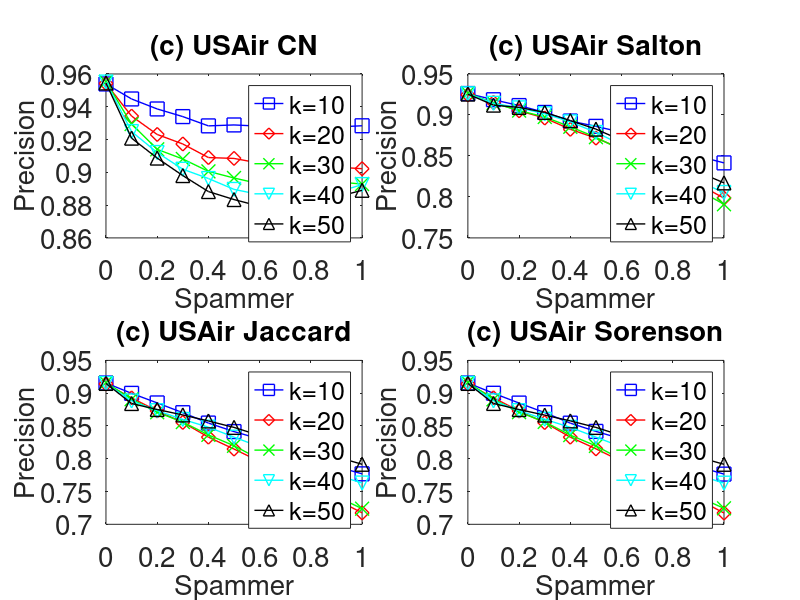

Recreate this plot in MATLAB.
subplot(2,2,1);
x=0:0.1:1;
y=[0.9539171	0.9447619	0.9386659	0.9340004	0.9283428	0.928911	0.9281673	0.925831	0.9283419	0.9276677	0.9284143];
plot(x,y,'-bs','LineWidth',1,'MarkerSize',10);
hold on;

y=[0.9542003	0.9343057	0.9230973	0.9172951	0.9090192	0.9084807	0.9055924	0.9040521	0.9041225	0.9031717	0.9022237];
plot(x,y,'-rd','LineWidth',1,'MarkerSize',10);
hold on;

y=[0.9552223	0.929457	0.9140254	0.9081431	0.900589	0.896532	0.8929887	0.8937429	0.8891806	0.8942136	0.8928359];
plot(x,y,'-gx','LineWidth',1,'MarkerSize',10);
hold on;

y=[0.9550656	0.9248737	0.912088	0.9018978	0.8962265	0.8895934	0.8864176	0.8839665	0.8856564	0.8877246	0.8925317];
plot(x,y,'-cv','LineWidth',1,'MarkerSize',10);
hold on;

y=[0.9545123	0.9208506	0.9086951	0.8980152	0.8882669	0.8833936	0.8793139	0.8790477	0.8827445	0.8849551	0.8890319];
plot(x,y,'-k^','LineWidth',1,'MarkerSize',10);


set(gca,'FontSize',20);
xlabel('Spammer','fontsize',20);
ylabel('Precision','fontsize',20);
title('(c) USAir CN','fontsize',20);

legend('k=10','k=20','k=30','k=40','k=50');
hold on;



subplot(2,2,2);
x=0:0.1:1;
y=[0.9261706	0.918607	0.9114683	0.9030863	0.8925941	0.8861067	0.8788868	0.8669774	0.8594745	0.8496726	0.841528
];
plot(x,y,'-bs','LineWidth',1,'MarkerSize',10);
hold on;

y=[0.9246383	0.9152298	0.9051186	0.8962703	0.8825009	0.8717691	0.8588241	0.8445457	0.8303575	0.8154721	0.7985292];
plot(x,y,'-rd','LineWidth',1,'MarkerSize',10);
hold on;

y=[0.926537	0.9145279	0.9053457	0.8975539	0.885521	0.8727984	0.8572754	0.8416437	0.821398	0.8084129	0.7909808];
plot(x,y,'-gx','LineWidth',1,'MarkerSize',10);
hold on;

y=[0.9258159	0.9142387	0.9086615	0.9014498	0.8915968	0.8786461	0.8638186	0.8476052	0.8334663	0.8187978	0.8054359];
plot(x,y,'-cv','LineWidth',1,'MarkerSize',10);
hold on;

y=[0.925493	0.9119923	0.909235	0.9031694	0.8931568	0.8827264	0.8690317	0.8560664	0.8446557	0.8304003	0.8171227];
plot(x,y,'-k^','LineWidth',1,'MarkerSize',10);


set(gca,'FontSize',20);
xlabel('Spammer','fontsize',20);
ylabel('Precision','fontsize',20);
title('(c) USAir Salton','fontsize',20);

legend('k=10','k=20','k=30','k=40','k=50');
hold on;


subplot(2,2,3);
x=0:0.1:1;
y=[0.9155105	0.8997476	0.8851423	0.8702346	0.854426	0.841414	0.8302039	0.814083	0.8024602	0.7879854	0.776999
];
plot(x,y,'-bs','LineWidth',1,'MarkerSize',10);
hold on;

y=[0.9141578	0.8927662	0.8729917	0.8554096	0.8329649	0.8147733	0.7958415	0.7765737	0.7568627	0.7376123	0.7174829];
plot(x,y,'-rd','LineWidth',1,'MarkerSize',10);
hold on;

y=[0.9160259	0.8908361	0.8708428	0.8559243	0.8363556	0.8198239	0.7992776	0.7796599	0.7576941	0.7424102	0.7238894];
plot(x,y,'-gx','LineWidth',1,'MarkerSize',10);
hold on;

y=[0.9146838	0.8880575	0.8733131	0.8599444	0.8481913	0.8329288	0.8183474	0.8017069	0.7885933	0.7752166	0.7629749];
plot(x,y,'-cv','LineWidth',1,'MarkerSize',10);
hold on;

y=[0.9149078	0.8842425	0.875107	0.8667733	0.857622	0.8477971	0.8354563	0.8234841	0.813891	0.8028311	0.7915614];
plot(x,y,'-k^','LineWidth',1,'MarkerSize',10);


set(gca,'FontSize',20);
xlabel('Spammer','fontsize',20);
ylabel('Precision','fontsize',20);
title('(c) USAir Jaccard','fontsize',20);

legend('k=10','k=20','k=30','k=40','k=50');
hold on;



subplot(2,2,4);
x=0:0.1:1;
y=[0.9155058	0.8998926	0.8849162	0.8703431	0.8542906	0.8417056	0.8303438	0.8141967	0.802324	0.7878585	0.7765695
];
plot(x,y,'-bs','LineWidth',1,'MarkerSize',10);
hold on;

y=[0.9140217	0.8928463	0.8728429	0.8552182	0.8328954	0.8151436	0.7960041	0.7766682	0.7571428	0.7378684	0.7172252
];
plot(x,y,'-rd','LineWidth',1,'MarkerSize',10);
hold on;

y=[0.9163349	0.8906482	0.8709553	0.8562141	0.8360744	0.8195778	0.7989007	0.7793402	0.7574743	0.7418537	0.7243318
];
plot(x,y,'-gx','LineWidth',1,'MarkerSize',10);
hold on;

y=[0.9147756	0.8882553	0.873347	0.8601422	0.8479021	0.8329836	0.8180759	0.8019973	0.7887986	0.7750595	0.7627935
];
plot(x,y,'-cv','LineWidth',1,'MarkerSize',10);
hold on;

y=[0.914903	0.8843247	0.875021	0.8665527	0.857722	0.8477891	0.8353538	0.8235367	0.8139266	0.8024241	0.7915304
];
plot(x,y,'-k^','LineWidth',1,'MarkerSize',10);


set(gca,'FontSize',20);
xlabel('Spammer','fontsize',20);
ylabel('Precision','fontsize',20);
title('(c) USAir Sorenson','fontsize',20);

legend('k=10','k=20','k=30','k=40','k=50');
hold on;
